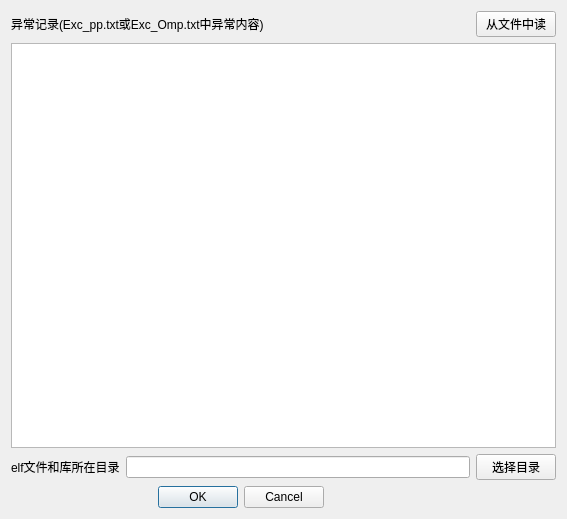
<?xml version="1.0" encoding="UTF-8"?>
<ui version="4.0">
 <class>ExcLoadDialog</class>
 <widget class="QDialog" name="ExcLoadDialog">
  <property name="geometry">
   <rect>
    <x>0</x>
    <y>0</y>
    <width>567</width>
    <height>519</height>
   </rect>
  </property>
  <property name="windowTitle">
   <string>加载异常记录信息</string>
  </property>
  <layout class="QGridLayout" name="gridLayout">
   <item row="0" column="0" colspan="2">
    <widget class="QLabel" name="label">
     <property name="text">
      <string>异常记录(Exc_pp.txt或Exc_Omp.txt中异常内容)</string>
     </property>
    </widget>
   </item>
   <item row="0" column="2">
    <widget class="QPushButton" name="LoadExcButton">
     <property name="text">
      <string>从文件中读</string>
     </property>
    </widget>
   </item>
   <item row="1" column="0" colspan="3">
    <widget class="QPlainTextEdit" name="ExcInfo"/>
   </item>
   <item row="2" column="0">
    <widget class="QLabel" name="label_3">
     <property name="text">
      <string>elf文件和库所在目录</string>
     </property>
    </widget>
   </item>
   <item row="2" column="1">
    <widget class="QLineEdit" name="LibPath">
     <property name="toolTip">
      <string>选择异常对应的可执行文件，及可执行文件使用的共享库目录，如果提供，则在显示调用链时提供反汇编调用链中每个函数功能</string>
     </property>
    </widget>
   </item>
   <item row="2" column="2">
    <widget class="QPushButton" name="OpenLib">
     <property name="text">
      <string>选择目录</string>
     </property>
    </widget>
   </item>
   <item row="3" column="0" colspan="2">
    <widget class="QDialogButtonBox" name="buttonBox">
     <property name="orientation">
      <enum>Qt::Horizontal</enum>
     </property>
     <property name="standardButtons">
      <set>QDialogButtonBox::Cancel|QDialogButtonBox::Ok</set>
     </property>
     <property name="centerButtons">
      <bool>true</bool>
     </property>
    </widget>
   </item>
  </layout>
 </widget>
 <resources/>
 <connections>
  <connection>
   <sender>buttonBox</sender>
   <signal>accepted()</signal>
   <receiver>ExcLoadDialog</receiver>
   <slot>accept()</slot>
   <hints>
    <hint type="sourcelabel">
     <x>248</x>
     <y>254</y>
    </hint>
    <hint type="destinationlabel">
     <x>157</x>
     <y>274</y>
    </hint>
   </hints>
  </connection>
  <connection>
   <sender>buttonBox</sender>
   <signal>rejected()</signal>
   <receiver>ExcLoadDialog</receiver>
   <slot>reject()</slot>
   <hints>
    <hint type="sourcelabel">
     <x>316</x>
     <y>260</y>
    </hint>
    <hint type="destinationlabel">
     <x>286</x>
     <y>274</y>
    </hint>
   </hints>
  </connection>
 </connections>
</ui>
